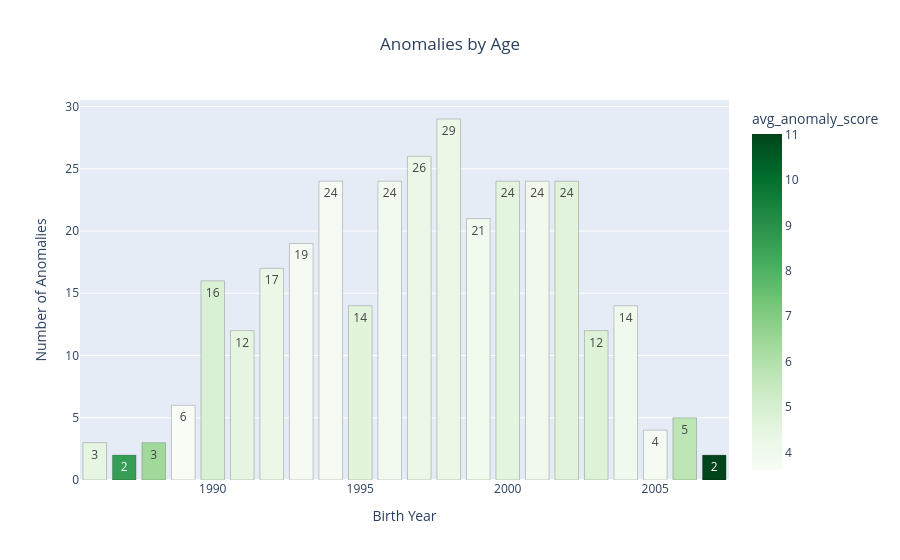

Here is the notebook cell this chart was saved with:
### Code cell
def anomalies_per_age(df, macro_pos=None):
    
    if macro_pos is not None:
        df = df[df['macro_pos'] == macro_pos]
    
    count_by_age = df.groupby('born').agg(
        count=('born', 'count'),
        avg_anomaly_score=('robust_anomaly_score', 'mean')
    ).reset_index().sort_values('born')
    
    fig = px.bar(
        count_by_age,
        x='born',
        y='count',
        color='avg_anomaly_score',
        title=f'Anomalies by Age',
        labels={'count': 'Number of Anomalies', 'born': 'Birth Year'},
        text='count',
        color_continuous_scale='Greens',
        hover_data={'avg_anomaly_score': ':.2f'}
    )
    
    fig.update_traces(textposition='auto', marker_line_width=0.2, marker_line_color='black')
    
    fig.update_layout(title_x=0.5)
    fig.show()
    
anomalies_per_age(df)

### Figure 1 — Plotly figure (JSON) as saved in the notebook; plotly's stock layout.template omitted (floating-point values rounded to 4 significant figures)
{"data": [{"customdata": [[4.468], [8.601], [6.402], [3.616], [4.889], [4.502], [4.207], [3.705], [3.728], [4.645], [3.858], [4.23], [4.245], [3.942], [4.558], [3.996], [4.667], [4.802], [4.027], [3.711], [5.713], [11.01]], "hovertemplate": "Birth Year=%{x}<br>Number of Anomalies=%{text}<br>avg_anomaly_score=%{marker.color:.2f}<extra></extra>", "legendgroup": "", "marker": {"color": [4.468, 8.601, 6.402, 3.616, 4.889, 4.502, 4.207, 3.705, 3.728, 4.645, 3.858, 4.23, 4.245, 3.942, 4.558, 3.996, 4.667, 4.802, 4.027, 3.711, 5.713, 11.01], "coloraxis": "coloraxis", "line": {"color": "black", "width": 0.2}, "pattern": {"shape": ""}}, "name": "", "orientation": "v", "showlegend": false, "text": [3.0, 2.0, 3.0, 6.0, 16.0, 12.0, 17.0, 19.0, 24.0, 14.0, 24.0, 26.0, 29.0, 21.0, 24.0, 24.0, 24.0, 12.0, 14.0, 4.0, 5.0, 2.0], "textposition": "auto", "type": "bar", "x": [1986, 1987, 1988, 1989, 1990, 1991, 1992, 1993, 1994, 1995, 1996, 1997, 1998, 1999, 2000, 2001, 2002, 2003, 2004, 2005, 2006, 2007], "xaxis": "x", "y": [3, 2, 3, 6, 16, 12, 17, 19, 24, 14, 24, 26, 29, 21, 24, 24, 24, 12, 14, 4, 5, 2], "yaxis": "y"}], "layout": {"barmode": "relative", "coloraxis": {"colorbar": {"title": {"text": "avg_anomaly_score"}}, "colorscale": [[0, "rgb(247,252,245)"], [0.125, "rgb(229,245,224)"], [0.25, "rgb(199,233,192)"], [0.375, "rgb(161,217,155)"], [0.5, "rgb(116,196,118)"], [0.625, "rgb(65,171,93)"], [0.75, "rgb(35,139,69)"], [0.875, "rgb(0,109,44)"], [1, "rgb(0,68,27)"]]}, "legend": {"tracegroupgap": 0}, "title": {"text": "Anomalies by Age", "x": 0.5}, "xaxis": {"anchor": "y", "domain": [0, 1], "title": {"text": "Birth Year"}}, "yaxis": {"anchor": "x", "domain": [0, 1], "title": {"text": "Number of Anomalies"}}}}
